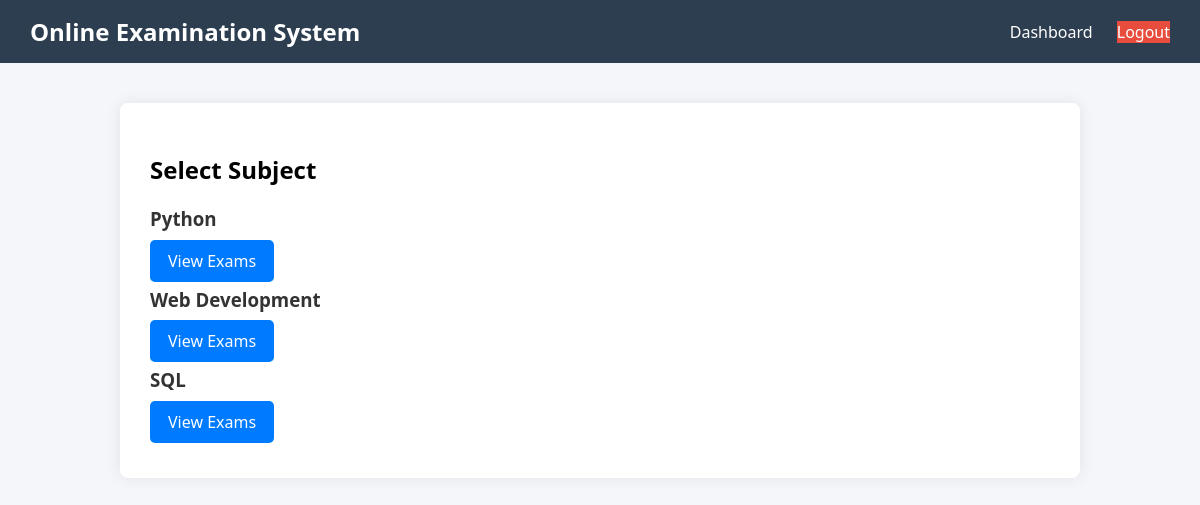
Screenshot of /exams/subjects/ with the database file from the repository.
### exams/models.py (models this page shows, shortened)
class Subject(models.Model):
    name = models.CharField(max_length=100)

### exams/views.py (the view)
# urls.py: path('subjects/', subject_list, name='subject_list'),
def subject_list(request):
    subjects = Subject.objects.all()
    return render(request, 'subjects.html', {'subjects': subjects})

### exams/templates/subjects.html
{% extends 'base.html' %}
{% block content %}
<h2>Select Subject</h2>
{% for subject in subjects %}
    <div style="margin-bottom: 15px;">
        <h3>{{ subject.name }}</h3>
        <a href="{% url 'exam_list' subject.id %}" class="btn">
            View Exams
        </a>
    </div>
{% empty %}
    <p>No subjects available.</p>
{% endfor %}
{% endblock %}

### accounts/templates/base.html (style rules this page uses)
body { margin: 0; font-family: "Segoe UI", Tahoma, sans-serif; background-color: #f4f6f9; }
.btn { padding: 10px 18px; background: #007bff; color: white; border: none; border-radius: 5px; cursor: pointer; text-decoration: none; }
h3 { margin-top: 0; color: #333; }

### rows the page displays
Subject: name "Python"
Subject: name "Web Development"
Subject: name "SQL"
